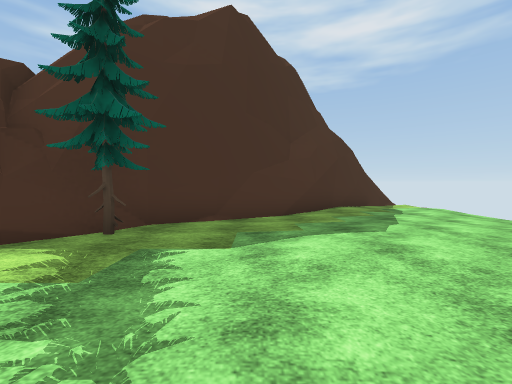
[1] (above)

18 first-person views from a walk through a Unity game level. The camera is 1.4 m above the floor, tilts 2° down and sees 90° across. The floor is counted in squares, 2 m on a side. Each view is taken from the middle of a square. On the plan, view 1 faces up. The plan holds only what a view shows up to about 9 squares ahead; the rest is blank. The place goes on beyond the plan. The player is left out. Some animated figures are not drawn. Some surface patterns are stand-ins.

[2]
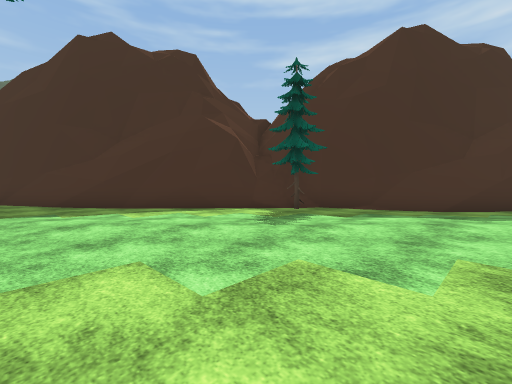

[3]
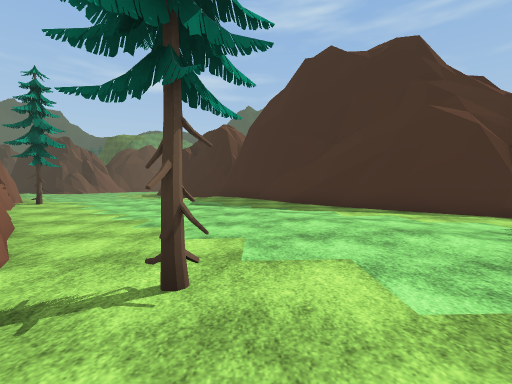

[4]
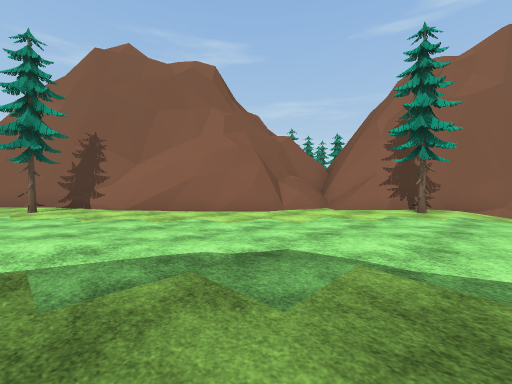

[5]
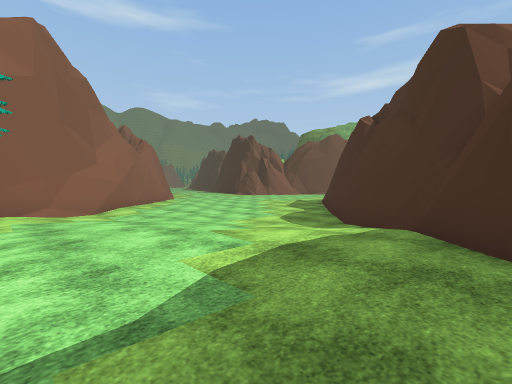

[6]
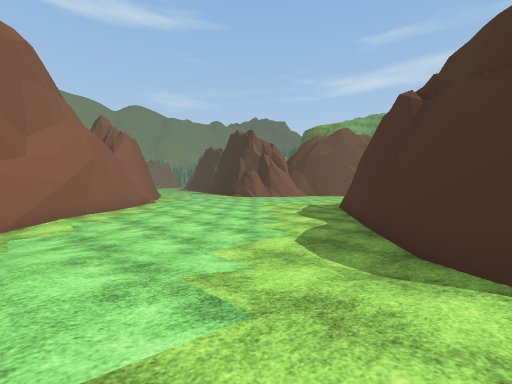

[7]
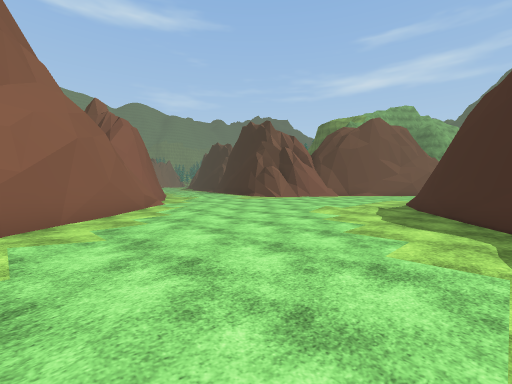

[8]
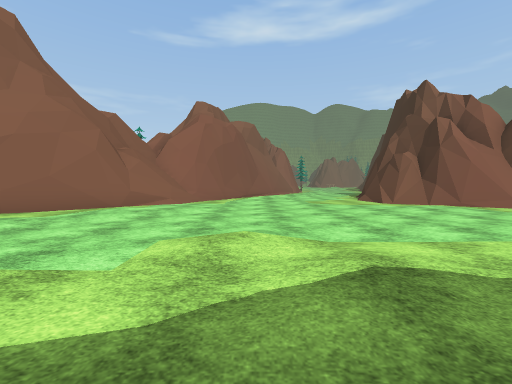

[9]
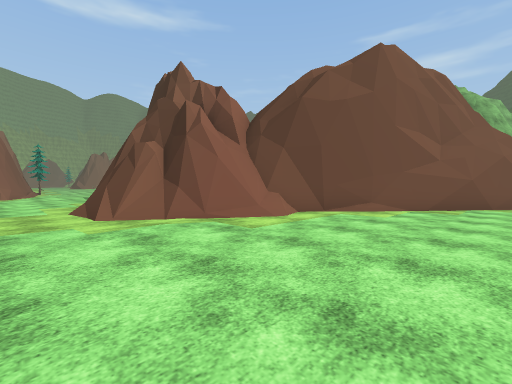

[10]
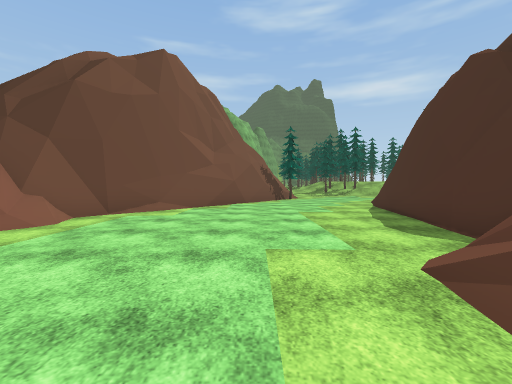

[11]
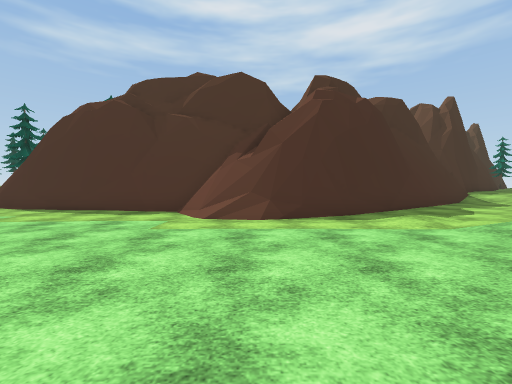

[12]
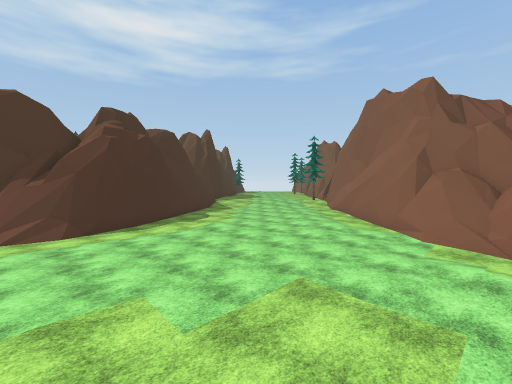

[13]
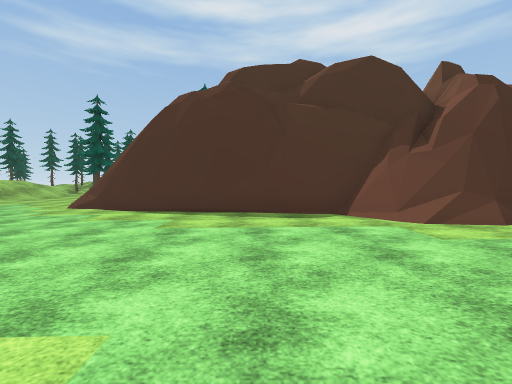

[14]
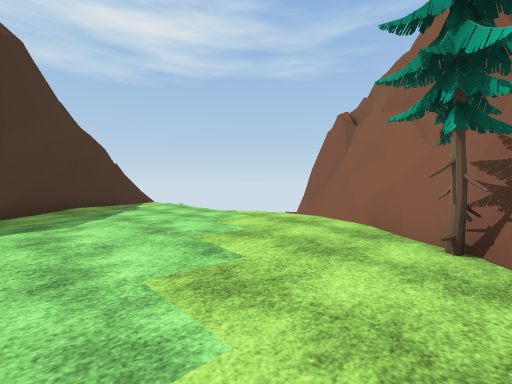

[15]
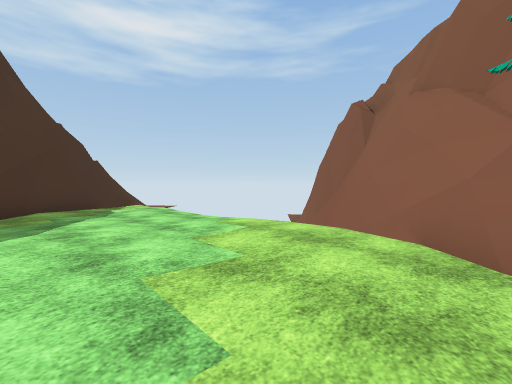

[16]
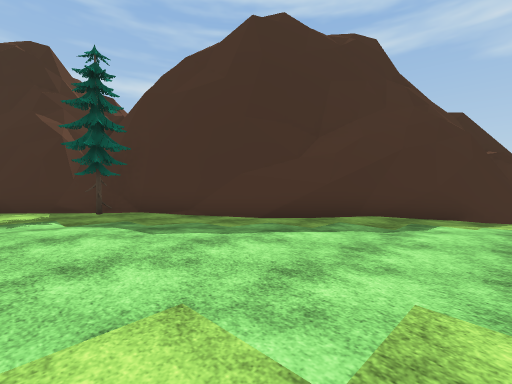

[17]
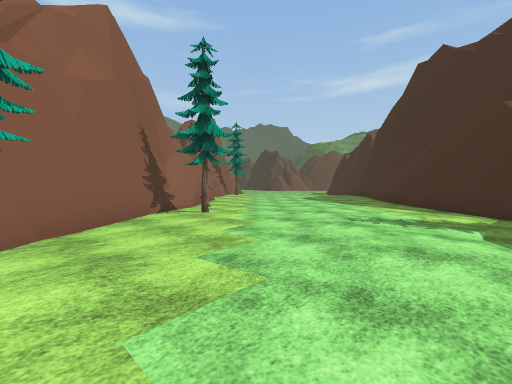

[18]
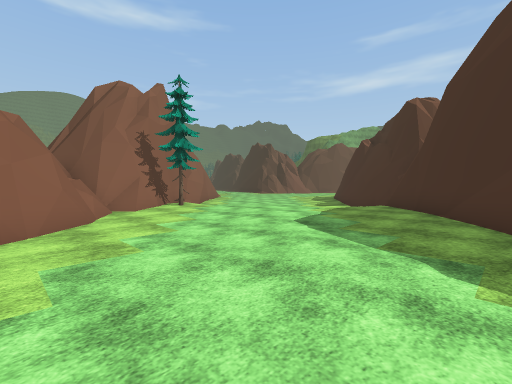

### Floor plan
Key: @ floor where view 1 was taken; # wall or solid block; . main floor; : floor 0.25 m higher than the main floor; - floor 0.25 m lower than the main floor; _ floor 0.5 m lower than the main floor; < floor 0.75 m lower than the main floor; / step, stairs or slope; = window, fence, low wall or low ledge; v drop or lower ground; O other object.
Columns run from 30 left of view 1 to 7 right of it. Each row starts with its distance up from view 1.
 10                                  ###
  9                                 ##--
  8                                ##.--
  7                               ##..-.
  6                             ###-...-
  5                            ##/-....-
  4                            #O.......
  3                           ##O...:...
  2                          ##.........v#
  1                         ##..........##
  0                       ###.....@....##
 -1                      ##...........O#
 -2                     ##...........###
 -3                    ##.......-.O.##
 -4                   ##.....-----###
 -5                  ##/.....----##
 -6                ###///...----##
 -7 ##            ##<<<_/....--##
 -8 <######     ###<<_<_/-....-#
 -9 <<<<<<#######<<<__<__//.O###
-10 <<<<<<<<=###<_________/.###
-11  <<<<<<_____/_________###
-12 <<<<<<_______/_______##
-13 ##<<<<______________##
-14  ##<<<_____________##
-15   ##<<__________/_##
-16    ###=/_________##
-17      ###/______<##
-18       ##/<<<__<<##
-19       #=//<<//<##

Where each view was taken, in squares from view 1:
view 1: 0 up, 0 right, facing up
view 2: 2 down, 2 right, facing up-left
view 3: 2 down, 2 right, facing left
view 4: 2 down, 8 left, facing down-right
view 5: 3 down, 7 left, facing down-left
view 6: 5 down, 9 left, facing down-left
view 7: 8 down, 10 left, facing down-left
view 8: 9 down, 17 left, facing down
view 9: 12 down, 20 left, facing down-left
view 10: 12 down, 20 left, facing left
view 11: 16 down, 21 left, facing up
view 12: 19 down, 22 left, facing up-right
view 13: 15 down, 25 left, facing up
view 14: 1 down, 1 right, facing up-right
view 15: 0 up, 2 right, facing up-right
view 16: 2 up, 5 right, facing up-left
view 17: 3 up, 4 right, facing down-left
view 18: 1 down, 2 left, facing down-left
